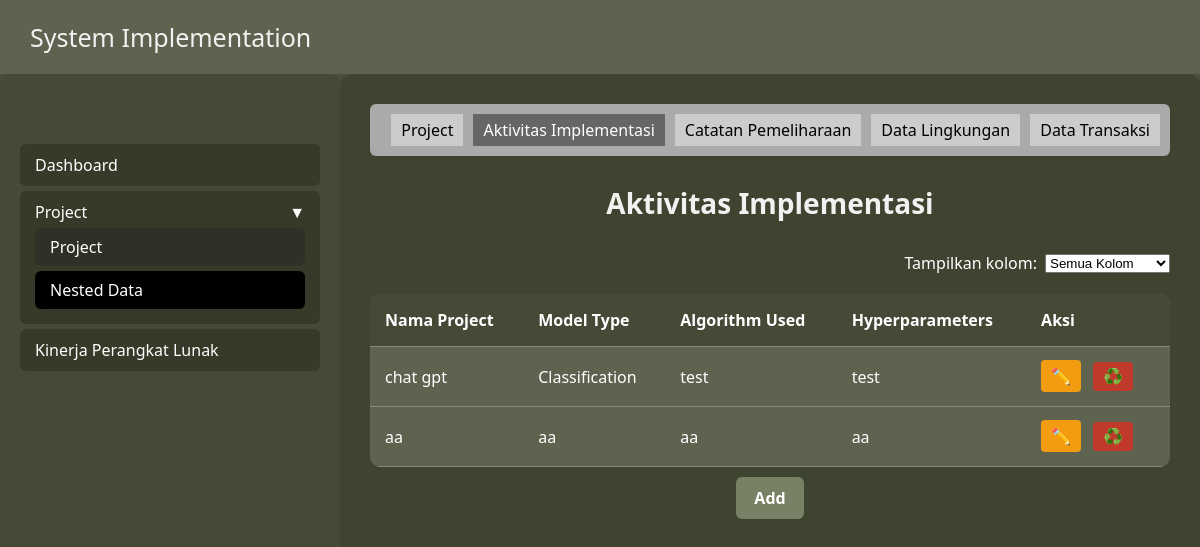
The page /nested_aktivitas/ on the database as committed earlier.
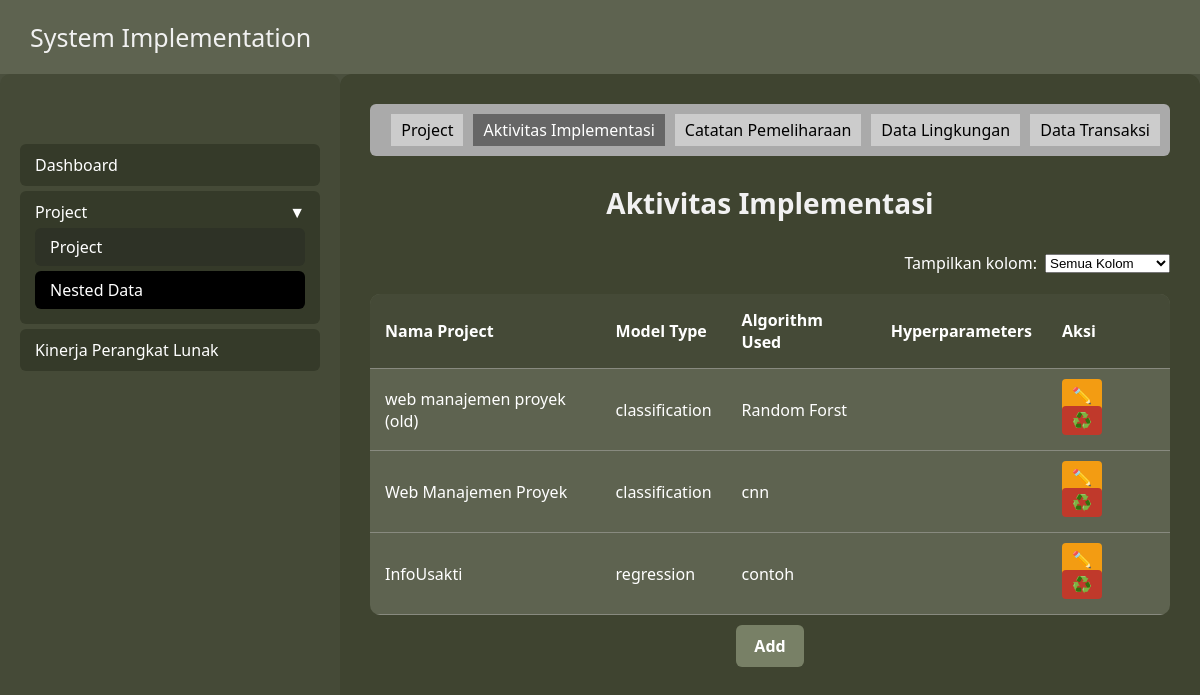
The same page on the database as committed later.
### dataentry/models.py (models this page shows, shortened)
class AktivitasImplementasi(models.Model):
    project = models.ForeignKey(Project, on_delete=models.CASCADE, related_name='aktivitas_implementasi')
    model_type = models.CharField(max_length=255)
    algorithm_used = models.CharField(max_length=255)
    hyperparameters = models.CharField(max_length=255)

class Project(models.Model):
    id_project = models.AutoField(primary_key=True)
    nama_project = models.CharField(max_length=255)
    model = models.CharField(max_length=255)
    external_id = models.CharField(max_length=255, unique=True, blank=True, null=True)
    deskripsi = models.TextField()

### dataentry/views.py (the view)
# urls.py: path('nested_aktivitas/', views.nested_aktivitas, name='nested_aktivitas'),
def nested_aktivitas(request):
    aktivitas_list = AktivitasImplementasi.objects.select_related('project').all()
    return render(request, 'nested_aktivitas.html', {'aktivitas_list': aktivitas_list})

### dataentry/templates/nested_aktivitas.html (shortened to what this page needs)
<!DOCTYPE html>
<html lang="id">
<head>
</head>
<body>
    <header>
        <h2>System Implementation</h2>
    </header>
    <div class="container">
        <div class="sidebar">
            <ul class="menu">
                <li><a href="{% url 'dashboard' %}">Dashboard</a></li>
                <li class="dropdown-toggle open">
                    Project <span style="float: right;">▼</span>
                    <ul class="submenu" style="display: block;">
                        <li><a href="{% url 'project_form' %}">Project</a></li>
                        <li class="active"><a href="{% url 'nested' %}">Nested Data</a></li>
                    </ul>
                </li>
                <li><a href="{% url 'kinerja' %}">Kinerja Perangkat Lunak</a></li>
            </ul>
        </div>
        <div class="content">
            <div class="tabs">
                <div><a href="{% url 'nested' %}">Project</a></div>
                <div class="active">Aktivitas Implementasi</div>
                <div><a href="{% url 'nested_catatan' %}">Catatan Pemeliharaan</a></div>
                <div><a href="{% url 'nested_lingkungan' %}">Data Lingkungan</a></div>
                <div><a href="{% url 'nested_datatransaksi' %}">Data Transaksi</a></div>
            </div>
            <h3>Aktivitas Implementasi</h3>
            <div style="margin-bottom: 20px; display: flex; justify-content: flex-end; align-items: center;">
                <label for="filter-column" style="margin-right: 8px;">Tampilkan kolom: </label>
                <select id="filter-column" onchange="filterTableColumn()">
                    <option value="all">Semua Kolom</option>
                </select>
            </div>
            <table>
                <thead>
                    <tr>
                        <th class="col-nama_project">Nama Project</th>
                        <th class="col-model_type">Model Type</th>
                        <th class="col-algorithm_used">Algorithm Used</th>
                        <th class="col-hyperparameters">Hyperparameters</th>
                        <th>Aksi</th>
                    </tr>
                </thead>
                <tbody>
                    {% for aktivitas in aktivitas_list %}
                    <tr>
                        <td class="col-nama_project">{{ aktivitas.project.nama_project }}</td>
                        <td class="col-model_type">{{ aktivitas.model_type }}</td>
                        <td class="col-algorithm_used">{{ aktivitas.algorithm_used }}</td>
                        <td class="col-hyperparameters">{{ aktivitas.hyperparameters }}</td>
                        <td class="action-buttons">
                            <a href="{% url 'edit_aktivitas' aktivitas.id %}" class="edit-btn">✏️</a>
                            <form action="{% url 'delete_aktivitas' aktivitas.id %}" method="post" style="display:inline;">
                                <button type="submit" class="delete-btn" onclick="return confirm('Yakin ingin menghapus data ini?');">♻️</button>
                            </form>
                        </td>
                    </tr>
                    {% empty %}
                    <tr>
                        <td colspan="5" style="text-align: center;">Belum ada data aktivitas implementasi.</td>
                    </tr>
                    {% endfor %}
                </tbody>
            </table>
            <div style="margin-top: 20px; text-align: center;">
                <a href="{% url 'project_form' %}" class="add-btn"
                    style="background: #788066; color: white; padding: 10px 18px; border-radius: 6px; text-decoration: none; font-weight: bold;">Add</a>
            </div>
        </div>
    </div>
</body>
</html>

Rows that differ between the two databases and show on the page:
removed AktivitasImplementasi: project.nama_project "chat gpt", model_type "Classification", algorithm_used "test", hyperparameters "test"
removed AktivitasImplementasi: project.nama_project "aa", model_type "aa", algorithm_used "aa", hyperparameters "aa"
added AktivitasImplementasi: project.nama_project "web manajemen proyek (old)", model_type "classification", algorithm_used "Random Forst"
added AktivitasImplementasi: project.nama_project "Web Manajemen Proyek", model_type "classification", algorithm_used "cnn"
added AktivitasImplementasi: project.nama_project "InfoUsakti", model_type "regression", algorithm_used "contoh"
